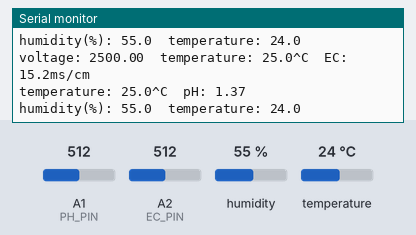
Bench run of a sketch on a simulated Arduino Uno, built with avr-gcc and run on an emulated ATmega328P. Parts: the last lines printed to the serial monitor. Inputs (shaded band) come from the test bench; at power-on: humidity 55 %, A1 (PH_PIN) = 512, A2 (EC_PIN) = 512, temperature 24 °C.

Above: at 4.8 s.
4.9 s: humidity set to 22 %
At 6.5 s:
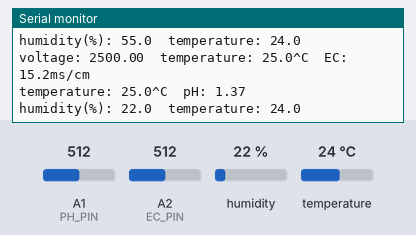
7.9 s: A1 (PH_PIN) set to 716
At 9.2 s:
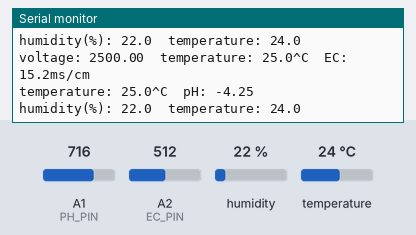
10.9 s: A2 (EC_PIN) set to 716
At 13.5 s:
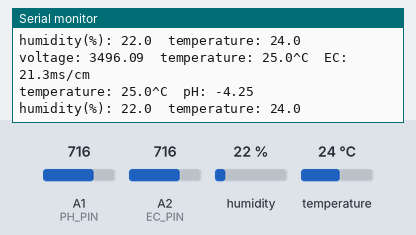
13.9 s: temperature set to 12 °C
At 15.1 s:
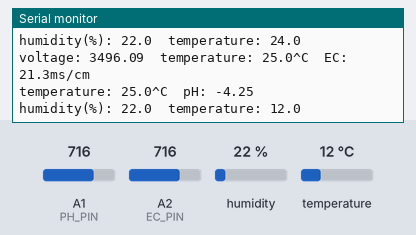
16.9 s: A1 (PH_PIN) set to 992
At 19.4 s:
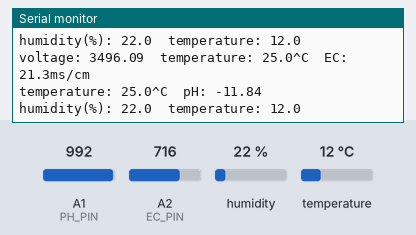
19.9 s: A2 (EC_PIN) set to 992
At 21.0 s:
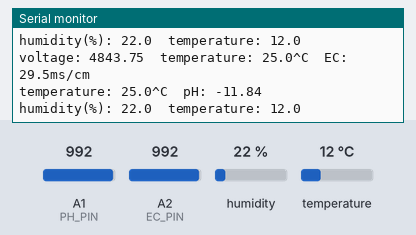
Timing chart, 0 to 22.9 s (numbered marks = the images above; inputs shaded):
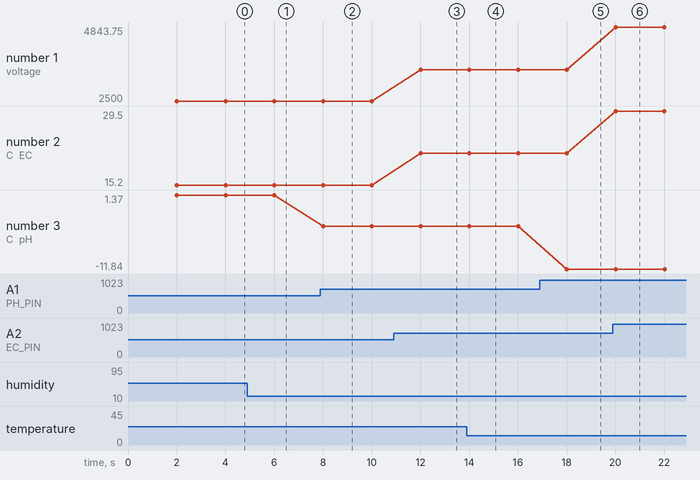

The sketch:

Sensor.ino
```cpp
  #include "DFRobot_EC10.h"
  #include <EEPROM.h>

  #define EC_PIN A2
  float voltage,ecValue,temperature = 25;
  DFRobot_EC10 ec;

  #include "DFRobot_PH.h"
  #include <EEPROM.h>

  #define PH_PIN A1
  float p_voltage,p_phValue,p_temperature = 25;
  DFRobot_PH ph;

  #include <dht.h>

  dht DHT;
  #define DHT22_PIN 7

  void setup() {
    Serial.begin(115200);
    ec.begin();

    //Serial.begin(115200);
    //ph.begin();
  }

  void loop() {
    //ec sensor loop
    static unsigned long timepoint = millis();
      if(millis()-timepoint>2000U)  //time interval: 1s
      {
        timepoint = millis();
        Serial.println();
        EC_Sensor();
        PH_Sensor();
        TempHum_Sensor();
      }
      ec.calibration(voltage,temperature);  // calibration process by Serail CMD
      ph.calibration(p_voltage,p_temperature); // calibration process by Serail CMD
  }

  void EC_Sensor() {
        voltage = analogRead(EC_PIN)/1024.0*5000;  // read the voltage
        Serial.print("voltage: ");
        Serial.print(voltage);
        //temperature = readTemperature();  // read your temperature sensor to execute temperature compensation
        ecValue =  ec.readEC(voltage,temperature);  // convert voltage to EC with temperature compensation
        Serial.print("  temperature: ");
        Serial.print(temperature,1);
        Serial.print("^C  EC: ");
        Serial.print(ecValue,1);
        Serial.println("ms/cm");
  }

  void PH_Sensor() {
        p_voltage = analogRead(PH_PIN)/1024.0*5000;  // read the voltage
        p_phValue = ph.readPH(p_voltage,p_temperature);  // convert voltage to pH with temperature compensation
        Serial.print("temperature: ");
        Serial.print(p_temperature,1);
        Serial.print("^C  pH: ");
        Serial.println(p_phValue,2);
  }

  void TempHum_Sensor() {
      DHT.read22(DHT22_PIN);
      Serial.print("humidity(%): ");
      Serial.print(DHT.humidity, 1);
      Serial.print("  temperature: ");
      Serial.println(DHT.temperature, 1);
  }
```

Measured:
- after the input at 4.9 s, the serial monitor: prints a new line after 1.1 s (image 1)
- after the input at 7.9 s, the serial monitor: prints a new line after 0.11 s (image 2)
- after the input at 10.9 s, the serial monitor: prints a new line after 1.1 s (image 3)
- after the input at 13.9 s, the serial monitor: prints a new line after 0.12 s (image 4)
- after the input at 16.9 s, the serial monitor: prints a new line after 1.1 s (image 5)
- after the input at 19.9 s, the serial monitor: prints a new line after 0.11 s (image 6)
- plotted number 1: 2500 → 3496.09 after the input at 10.9 s, 3496.09 → 4843.75 after the input at 19.9 s
- plotted number 2: 15.2 → 21.3 after the input at 10.9 s, 21.3 → 29.5 after the input at 19.9 s
